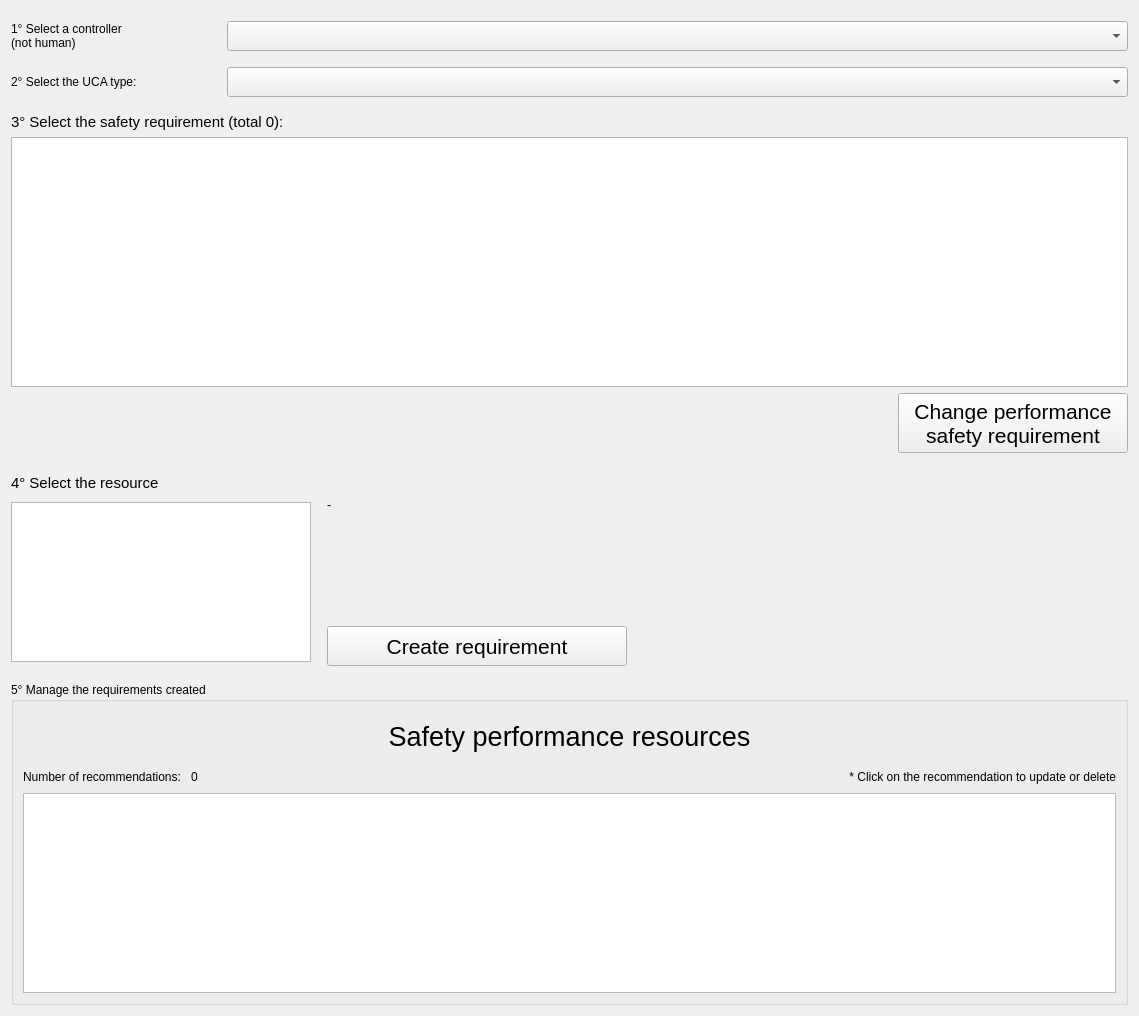
              <widget class="QWidget" name="scrollAreaWidgetContents_16">
               <property name="geometry">
                <rect>
                 <x>0</x>
                 <y>0</y>
                 <width>1139</width>
                 <height>1016</height>
                </rect>
               </property>
               <layout class="QGridLayout" name="gridLayout_63">
                <item row="0" column="0">
                 <layout class="QHBoxLayout" name="horizontalLayout_96">
                  <property name="topMargin">
                   <number>10</number>
                  </property>
                  <property name="bottomMargin">
                   <number>10</number>
                  </property>
                  <item>
                   <widget class="QLabel" name="label_80">
                    <property name="minimumSize">
                     <size>
                      <width>210</width>
                      <height>0</height>
                     </size>
                    </property>
                    <property name="maximumSize">
                     <size>
                      <width>100</width>
                      <height>16777215</height>
                     </size>
                    </property>
                    <property name="text">
                     <string>1° Select a controller
(not human)</string>
                    </property>
                   </widget>
                  </item>
                  <item>
                   <widget class="QComboBox" name="combobox_saf_pef_controller">
                    <property name="minimumSize">
                     <size>
                      <width>0</width>
                      <height>30</height>
                     </size>
                    </property>
                    <property name="focusPolicy">
                     <enum>Qt::TabFocus</enum>
                    </property>
                    <property name="contextMenuPolicy">
                     <enum>Qt::DefaultContextMenu</enum>
                    </property>
                    <property name="toolTip">
                     <string>This list contains all controllers that are NOT HUMAN</string>
                    </property>
                   </widget>
                  </item>
                 </layout>
                </item>
                <item row="1" column="0">
                 <layout class="QHBoxLayout" name="horizontalLayout_100">
                  <property name="topMargin">
                   <number>0</number>
                  </property>
                  <property name="bottomMargin">
                   <number>10</number>
                  </property>
                  <item>
                   <widget class="QLabel" name="label_84">
                    <property name="minimumSize">
                     <size>
                      <width>210</width>
                      <height>0</height>
                     </size>
                    </property>
                    <property name="maximumSize">
                     <size>
                      <width>100</width>
                      <height>16777215</height>
                     </size>
                    </property>
                    <property name="text">
                     <string>2° Select the UCA type:</string>
                    </property>
                   </widget>
                  </item>
                  <item>
                   <widget class="QComboBox" name="combobox_saf_pef_uca_type">
                    <property name="minimumSize">
                     <size>
                      <width>0</width>
                      <height>30</height>
                     </size>
                    </property>
                    <property name="focusPolicy">
                     <enum>Qt::TabFocus</enum>
                    </property>
                    <property name="contextMenuPolicy">
                     <enum>Qt::DefaultContextMenu</enum>
                    </property>
                    <property name="toolTip">
                     <string>This list contains all controllers that are NOT HUMAN</string>
                    </property>
                   </widget>
                  </item>
                 </layout>
                </item>
                <item row="2" column="0">
                 <layout class="QVBoxLayout" name="verticalLayout_53">
                  <property name="bottomMargin">
                   <number>15</number>
                  </property>
                  <item>
                   <widget class="QLabel" name="lbl_saf_pef_req">
                    <property name="font">
                     <font>
                      <pointsize>11</pointsize>
                     </font>
                    </property>
                    <property name="text">
                     <string>3° Select the safety requirement (total 0):</string>
                    </property>
                   </widget>
                  </item>
                  <item>
                   <widget class="QListWidget" name="listwidget_saf_pef_requirement">
                    <property name="minimumSize">
                     <size>
                      <width>0</width>
                      <height>250</height>
                     </size>
                    </property>
                    <property name="maximumSize">
                     <size>
                      <width>16777215</width>
                      <height>16777215</height>
                     </size>
                    </property>
                    <property name="font">
                     <font>
                      <pointsize>11</pointsize>
                     </font>
                    </property>
                    <property name="autoFillBackground">
                     <bool>false</bool>
                    </property>
                    <property name="alternatingRowColors">
                     <bool>true</bool>
                    </property>
                    <property name="wordWrap">
                     <bool>true</bool>
                    </property>
                   </widget>
                  </item>
                  <item>
                   <layout class="QHBoxLayout" name="horizontalLayout_113">
                    <item>
                     <spacer name="horizontalSpacer_65">
                      <property name="orientation">
                       <enum>Qt::Horizontal</enum>
                      </property>
                      <property name="sizeHint" stdset="0">
                       <size>
                        <width>40</width>
                        <height>20</height>
                       </size>
                      </property>
                     </spacer>
                    </item>
                    <item>
                     <widget class="QPushButton" name="button_saf_pef_change">
                      <property name="minimumSize">
                       <size>
                        <width>230</width>
                        <height>60</height>
                       </size>
                      </property>
                      <property name="maximumSize">
                       <size>
                        <width>230</width>
                        <height>60</height>
                       </size>
                      </property>
                      <property name="font">
                       <font>
                        <pointsize>16</pointsize>
                        <underline>false</underline>
                        <kerning>true</kerning>
                       </font>
                      </property>
                      <property name="text">
                       <string>Change performance
safety requirement</string>
                      </property>
                     </widget>
                    </item>
                   </layout>
                  </item>
                 </layout>
                </item>
                <item row="3" column="0">
                 <layout class="QVBoxLayout" name="verticalLayout_58">
                  <property name="topMargin">
                   <number>0</number>
                  </property>
                  <property name="bottomMargin">
                   <number>10</number>
                  </property>
                  <item>
                   <widget class="QLabel" name="lbl_stride_act_5">
                    <property name="font">
                     <font>
                      <pointsize>11</pointsize>
                     </font>
                    </property>
                    <property name="text">
                     <string>4° Select the resource</string>
                    </property>
                   </widget>
                  </item>
                  <item>
                   <layout class="QHBoxLayout" name="horizontalLayout_98">
                    <item>
                     <widget class="QListWidget" name="listwidget_saf_pef_resource">
                      <property name="minimumSize">
                       <size>
                        <width>300</width>
                        <height>160</height>
                       </size>
                      </property>
                      <property name="maximumSize">
                       <size>
                        <width>300</width>
                        <height>160</height>
                       </size>
                      </property>
                      <property name="font">
                       <font>
                        <pointsize>11</pointsize>
                       </font>
                      </property>
                      <property name="autoFillBackground">
                       <bool>false</bool>
                      </property>
                      <property name="alternatingRowColors">
                       <bool>true</bool>
                      </property>
                      <property name="wordWrap">
                       <bool>true</bool>
                      </property>
                     </widget>
                    </item>
                    <item>
                     <layout class="QVBoxLayout" name="verticalLayout_45">
                      <property name="leftMargin">
                       <number>10</number>
                      </property>
                      <item>
                       <widget class="QLabel" name="lbl_saf_pef_res_req">
                        <property name="text">
                         <string>-</string>
                        </property>
                        <property name="wordWrap">
                         <bool>true</bool>
                        </property>
                       </widget>
                      </item>
                      <item>
                       <spacer name="verticalSpacer_9">
                        <property name="orientation">
                         <enum>Qt::Vertical</enum>
                        </property>
                        <property name="sizeHint" stdset="0">
                         <size>
                          <width>20</width>
                          <height>10</height>
                         </size>
                        </property>
                       </spacer>
                      </item>
                      <item>
                       <layout class="QHBoxLayout" name="horizontalLayout_97">
                        <item>
                         <widget class="QPushButton" name="button_saf_pef_add">
                          <property name="minimumSize">
                           <size>
                            <width>300</width>
                            <height>40</height>
                           </size>
                          </property>
                          <property name="maximumSize">
                           <size>
                            <width>300</width>
                            <height>16777215</height>
                           </size>
                          </property>
                          <property name="font">
                           <font>
                            <pointsize>16</pointsize>
                            <underline>false</underline>
                            <kerning>true</kerning>
                           </font>
                          </property>
                          <property name="text">
                           <string>Create requirement</string>
                          </property>
                         </widget>
                        </item>
                        <item>
                         <spacer name="horizontalSpacer_47">
                          <property name="orientation">
                           <enum>Qt::Horizontal</enum>
                          </property>
                          <property name="sizeHint" stdset="0">
                           <size>
                            <width>38</width>
                            <height>27</height>
                           </size>
                          </property>
                         </spacer>
                        </item>
                       </layout>
                      </item>
                     </layout>
                    </item>
                   </layout>
                  </item>
                 </layout>
                </item>
                <item row="4" column="0">
                 <widget class="QGroupBox" name="groupBox_36">
                  <property name="minimumSize">
                   <size>
                    <width>0</width>
                    <height>200</height>
                   </size>
                  </property>
                  <property name="maximumSize">
                   <size>
                    <width>16777215</width>
                    <height>16777215</height>
                   </size>
                  </property>
                  <property name="title">
                   <string>5° Manage the requirements created</string>
                  </property>
                  <layout class="QGridLayout" name="gridLayout_61">
                   <item row="0" column="0">
                    <widget class="QLabel" name="label_91">
                     <property name="minimumSize">
                      <size>
                       <width>0</width>
                       <height>50</height>
                      </size>
                     </property>
                     <property name="maximumSize">
                      <size>
                       <width>16777215</width>
                       <height>50</height>
                      </size>
                     </property>
                     <property name="font">
                      <font>
                       <pointsize>20</pointsize>
                       <underline>false</underline>
                      </font>
                     </property>
                     <property name="text">
                      <string>Safety performance resources</string>
                     </property>
                     <property name="alignment">
                      <set>Qt::AlignCenter</set>
                     </property>
                    </widget>
                   </item>
                   <item row="1" column="0">
                    <layout class="QHBoxLayout" name="horizontalLayout_105">
                     <item>
                      <widget class="QLabel" name="label_92">
                       <property name="text">
                        <string>Number of recommendations: </string>
                       </property>
                      </widget>
                     </item>
                     <item>
                      <widget class="QLabel" name="lbl_saf_pef_res_requirement_count">
                       <property name="minimumSize">
                        <size>
                         <width>40</width>
                         <height>0</height>
                        </size>
                       </property>
                       <property name="text">
                        <string>0</string>
                       </property>
                      </widget>
                     </item>
                     <item>
                      <spacer name="horizontalSpacer_48">
                       <property name="orientation">
                        <enum>Qt::Horizontal</enum>
                       </property>
                       <property name="sizeHint" stdset="0">
                        <size>
                         <width>40</width>
                         <height>20</height>
                        </size>
                       </property>
                      </spacer>
                     </item>
                     <item>
                      <widget class="QLabel" name="label_102">
                       <property name="text">
                        <string>* Click on the recommendation to update or delete</string>
                       </property>
                       <property name="alignment">
                        <set>Qt::AlignRight|Qt::AlignTrailing|Qt::AlignVCenter</set>
                       </property>
                      </widget>
                     </item>
                    </layout>
                   </item>
                   <item row="2" column="0">
                    <widget class="QListWidget" name="listwidget_saf_pef_res_requirement">
                     <property name="minimumSize">
                      <size>
                       <width>0</width>
                       <height>200</height>
                      </size>
                     </property>
                     <property name="maximumSize">
                      <size>
                       <width>16777215</width>
                       <height>200</height>
                      </size>
                     </property>
                     <property name="alternatingRowColors">
                      <bool>true</bool>
                     </property>
                     <property name="wordWrap">
                      <bool>true</bool>
                     </property>
                    </widget>
                   </item>
                  </layout>
                 </widget>
                </item>
               </layout>
              </widget>
